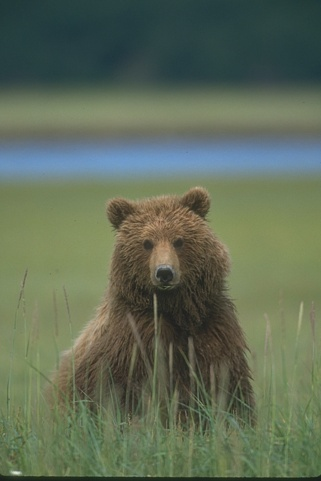
#> input picture Exercise 3/bear1.jpg, 321 x 481 px; the run also reads 1 picture not shown here
$ jupyter execute --allow-errors Ex3_Mahalean_Mihai_2646394.ipynb   (older library calls are emulated)
#> lines starting #> are read from the running program, lines starting #| are printed output that depends on the picture; after the words box and inside, x2 and y2 are one past the last pixel; in counts of white or black regions, pixels touching at a corner belong together
# Multimodal Data Fusion - Exercise 3 - Data Alignment

In this exercise, we will take a closer look at the alignment of (multimodal) data in spatial, temporal, and semantic domains as well as radiometric normalization of calibrating the scale of variables. You will be learning about __spatial alignment__ with __image registration__, __temporal alignment__ with __dynamic time warping__ of time-series data, __semantical aligment__ of different data sources with __clustering methods__ for __image segmentation__, and __data normalization__ having different scales.

## Learning goals

After this exercise, you should

- get familiar with different data alignment types and techniques in multimodal data fusion
- be able to estimate of mutual information for spatial alignment / image registration
- be able to apply dynamic time-warping for temporal aligment of time-series
- be able to use k-means multi-modal image segmentation.
- be able to normalize data in different ways

## Relevant Lecture

Lecture 4

## Relevant Sections in course book

Chapters 5, 6, 7, and 8

## Additional Material

* Visualization and plotting with [matplotlib](https://matplotlib.org)
* Image processing with [scikit-image](https://scikit-image.org)
* Dynamic time warping with [simpledtw](https://github.com/talcs/simpledtw)
* scikit-learn page on [k-means](https://scikit-learn.org/stable/modules/clustering.html#k-means)

## Output Hints
Below are the output plots for each task and output values for relevant task

|Problem 1.1|Problem 1.2|
|:-----------------------------:|:-----------------------------:|
|  |  |

|Problem 1.3|Problem 1.5|
|:-----------------------------:|:-----------------------------:|
|  | |

|Problem 2.1|
|:-----------------------------:|
|  Cost: (6.428572992508663, 25.78906643723184, 51.367616886673986)|

| |Problem 2.2| |
|:-----------------------------:|:-----------------------------:|:-----------------------------:|
|  |  |  |

|Problem 3.1|Problem 3.2|
|:-----------------------------:|:-----------------------------:|
|  | |

|Problem 3.3|
|:-----------------------------:|
|  |

# Tutorial

## Loading and processing images

<a id='ImageDemo'></a>
<div class=" alert alert-info">
    <b>Tutorial.</b> Image processing with scikit-image.

The code below reads image from the file, rotates it, transforms to different color space, and finally plot the result images. Run the code and get yourself familiar with libraries and functions ([skimage.transform]( https://scikit-image.org/docs/stable/api/skimage.transform.html?highlight=transform#module-skimage.transform) and [skimage.color](https://scikit-image.org/docs/stable/api/skimage.color.html?highlight=color#module-skimage.color)). Install scikit-image library, if you have not done yet.

</div>

[cell 1]
import numpy as np
import matplotlib.image as image
import matplotlib.pyplot as plt
from skimage.transform import rotate
from skimage.color import rgb2hsv

# loading image
img = image.imread('bear1.jpg')
#> img is the input picture: shape (481, 321, 3); mean R, G, B 95.8, 108, 87.5
# rotating image 90 degrees
img_rotated = rotate(img, 90)
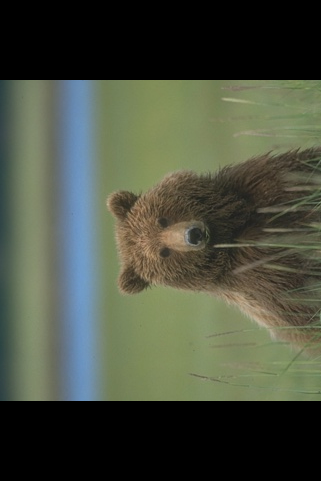
#> img_rotated: shape (481, 321, 3) float64; mean R, G, B 0.288, 0.308, 0.249
# transform color space from RGB to HSV
img_hsv = rgb2hsv(img)
#> img_hsv: shape (481, 321, 3) float64; mean of channels 0, 1, 2 0.29, 0.301, 0.439

# display resulting images
f = plt.figure(figsize=(10,5))
f.add_subplot(1,3,1)
plt.imshow(img)
f.add_subplot(1,3,2)
plt.imshow(img_rotated)
f.add_subplot(1,3,3)
plt.imshow(img_hsv)

## Plotting historams

<a id='HistogramDemo'></a>
<div class=" alert alert-info">
    <b>Tutorial.</b> Calculating and visualizing histograms.

The code below reads image from the file, transforms it to gray scale, calculates histograms. Run the code and get yourself familiar with 1D and 2D histograms ([matplotlib.pyplot.hist](https://matplotlib.org/3.3.1/api/_as_gen/matplotlib.pyplot.hist.html) and [numpy.histogram2d](https://numpy.org/doc/stable/reference/generated/numpy.histogram2d.html)). Study what does these 1D and 2D histograms means in image context.

</div>

[cell 2]
from skimage.color import rgb2gray
# loading image
img = image.imread('bear2.jpg')
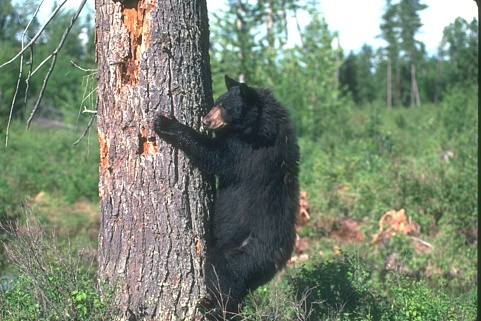
#> input picture Exercise 3/bear2.jpg, 481 x 321 px
#> img is the input picture: shape (321, 481, 3); mean R, G, B 122.4, 134.6, 114.7
# transform to gray scale
img_gray = rgb2gray(img)
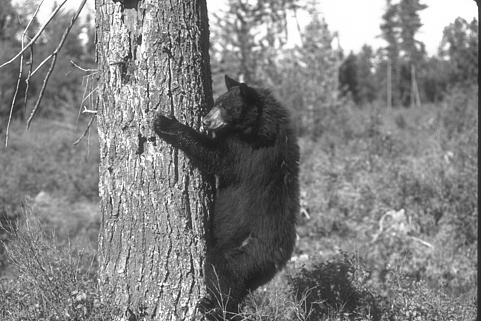
#> img_gray: shape (321, 481) float64; min 0.0928, max 1, mean 0.512

# display images
f1 = plt.figure(figsize=(10,10))
f1.add_subplot(1,2,1)
h1 = plt.imshow(img)
f1.add_subplot(1,2,2)
h1 = plt.imshow(img_gray, cmap=plt.get_cmap('gray'))
plt.show()

# calculate and plot images and 1D/2D histogram using 20 bins
nbins = 20
f2 = plt.figure(figsize=(10,5))
f2.add_subplot(1,2,1)
hist1d = plt.hist(img_gray.flatten(), bins=nbins)
f2.add_subplot(1,2,2)
hist2d = np.histogram2d(img_gray.flatten(), img_gray.flatten(), bins=nbins)[0]
nz = hist2d > 0
#> nz: shape (20, 20) bool; 5% white in thin lines or dots
hist2d[nz] = np.log(hist2d[nz])
#> hist2d: shape (20, 20) float64; min 0, max 9.77, mean 0.435
plt.imshow(hist2d, interpolation='nearest')
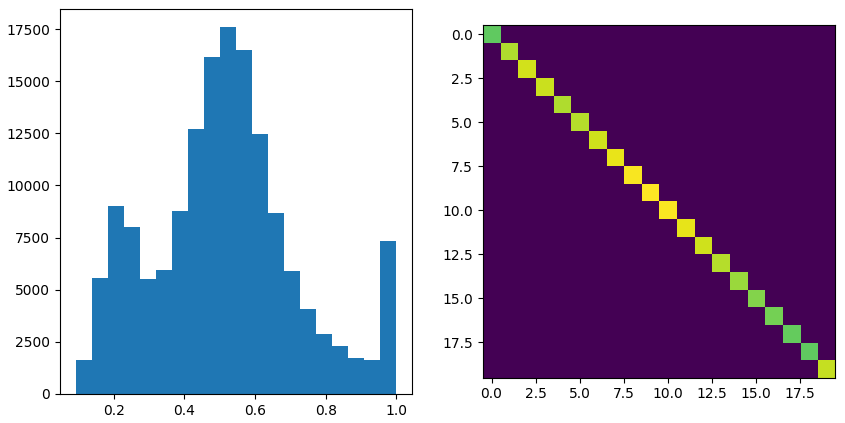
#> figure drawn by matplotlib, 2 panels; panel 1: tallest bar 17585 high, from x = 0.501 to 0.546

## Dynamic time warping

<a id='DTWDemo'></a>
<div class=" alert alert-info">
    <b>Tutorial.</b> Dynamic time warping between time-series.

The code below generate two univariate time-series and then match them using Dynamic time warping (DTW) method. Run the code and get yourself familiar with DTW [simpledtw](https://github.com/talcs/simpledtw). Study how DTW works and what are the inputs and outputs in dtw()-function. Outputs are also visualized in next code snippet.
</div>

### DTW: toy example

[cell 3]
import simpledtw

ts1 = np.array([4, 3.5, 3.7, 4, 4.4, 5, 6, 6.5]) # 1st time-series
ti1 = np.array(range(0, len(ts1))) # time indices
ts2 = np.array([2, 2.7, 2.5, 4.5, 5, 5.7]) # 2nd time-series
ti2 = np.array(range(2, len(ts1))) # time indices
#> (the rest of this cell did not finish here and is left out)

### DTW: plotting the results

[cell 4]
f = plt.figure(figsize=(10,5))
f.add_subplot(1,2,1)

# plot data
plt.plot(ti1, ts1, '-o')
plt.plot(ti2, ts2, '-o')

# plot connections between points
#> (the rest of this cell did not finish here and is left out)

## K-means clustering

<a id='KmeansDemo'></a>
<div class=" alert alert-info">
    <b>Tutorial.</b> Clustering with k-means algorithm.

The code below defines k-means clustering algorithm and applied it to syntetic 2D data. Run the code and study how k-means works ([sklearn.cluster.Kmeans](https://scikit-learn.org/stable/modules/clustering.html#k-means)), what are the inputs and outputs of kmeans_clustering()-function, how can you interpret the result of toy example.

</div>

[cell 5]
from sklearn.cluster import KMeans

def kmeans_clustering(X, k=3, maximum_iterations=200):
    n, d = X.shape    # number of examples n and number of features d
    cluster_centers = np.zeros((k,d))    # Store the resulting clustering centers in the rows of this k x d matrix
    cluster_labels = np.zeros(n)    # Store here the resulting n cluster indices / labels (assigned for each example)

    k_means = KMeans(n_clusters = k, max_iter = maximum_iterations).fit(X)  # Fit k-means with k clusters and using max_iter maximum iterations
    cluster_centers = k_means.cluster_centers_  # cluster centers
    cluster_indices = k_means.labels_  # cluster label indices for each example
    return cluster_centers, cluster_indices

### K-means: toy example

[cell 6]
from sklearn.datasets import make_blobs

# generate 2D clusters with 5 centers
X, y = make_blobs(n_samples=200, centers=5, n_features=2, random_state=1)

# fit k-means fit 5 clusters
cluster_means, cluster_indices = kmeans_clustering(X, k = 5)

# visualize data and clustering results
plt.scatter(X[:, 0], X[:, 1], marker='o', c=cluster_indices,
            s=25, edgecolor='k')
plt.scatter(cluster_means[:,0], cluster_means[:,1], marker='x', s=100, color = 'r')
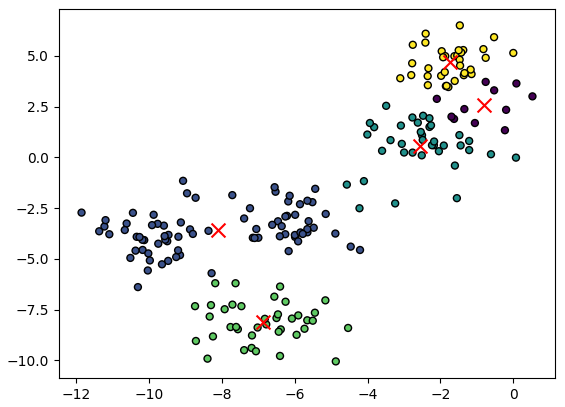
#> figure drawn by matplotlib, 1 panel

# -----------------------------------------------------------------------

# Assignments

## 1. Spatial Alignment: mutual Information for image registration

###  Introduction

In this assigment, we will take a look at mutual information between two images. Take look at first part of the Lecture 4 (spatial alignment). Also, Chapter 5 in course book is relevant.

### The image data

The image data here are from two different magnetic resonance imaging sources ('T1-weighted-MRI.jpg', and 'T2-weighted-MRI.jpg'). Task is to transform the images and calculate mutual information based on the joint histogram.

<a id='Task1.1'></a>
<div class=" alert alert-warning">
    <b>Assignment.</b> Problem 1.1.

<p> 1) Complete the code below to rotate second MRI image 't2_img' by 45 degrees. </p>
<p> 2) Visualize original images and the resulting rotated image.</p>

</div>

[cell 7]
import numpy as np
import matplotlib.image as img
import matplotlib.pyplot as plt
from skimage.transform import rotate

# load MRI images ('T1-weighted-MRI.jpg' and T2-weighted-MRI.jpg) as pixel array
t1_img = rgb2gray(image.imread('T1-weighted-MRI.jpg'))
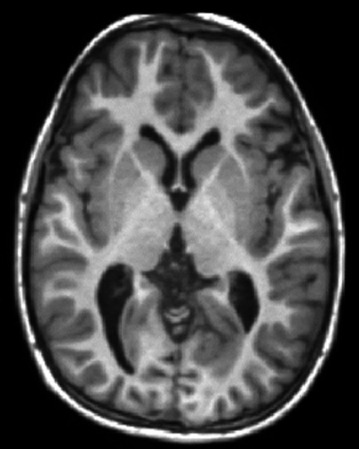
#> input picture Exercise 3/T1-weighted-MRI.jpg, 359 x 449 px
#> t1_img is the input picture: shape (449, 359); min 0, max 255, mean 73.6
t2_img = rgb2gray(image.imread('T2-weighted-MRI.jpg'))
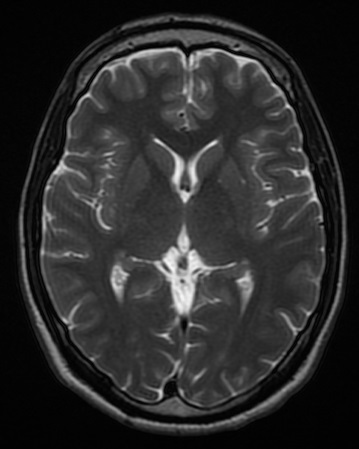
#> input picture Exercise 3/T2-weighted-MRI.jpg, 359 x 449 px
#> t2_img is the input picture: shape (449, 359); min 0, max 248, mean 43.4

# rotate image 't2_img' by 45 degrees
t2_img_45 = rotate(t2_img,45)
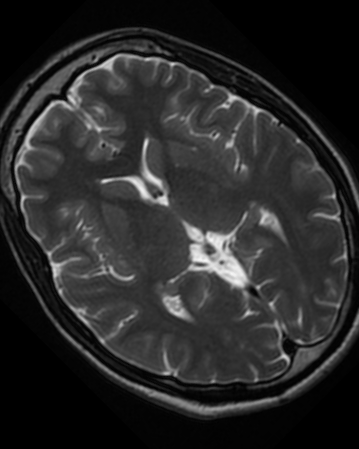
#> t2_img_45: shape (449, 359) float64; min 0, max 0.964, mean 0.164

# display all 3 array of pixels as an image
## Your code here
f1 = plt.figure(figsize=(10,5))
f1.add_subplot(1,3,1)
plt.imshow(t1_img,cmap=plt.get_cmap('gray'))
f1 = plt.figure(figsize=(10,10))
f1.add_subplot(1,3,2)
plt.imshow(t2_img,cmap=plt.get_cmap('gray'))
f1 = plt.figure(figsize=(10,10))
f1.add_subplot(1,3,3,)
plt.imshow(t2_img_45,cmap=plt.get_cmap('gray'))

### 1D Histograms

<a id='Task1.2'></a>
<div class=" alert alert-warning">
    <b>Assignment.</b> Problem 1.2.

<p> 1) Calculate and plot 1D histograms of three images above using 20 histogram bins. </p>
<p> 2) Compare the results. What can you say about histograms? </p>


</div>

[cell 8]
# plot histograms
## Your code here
nbins=20
f1=plt.figure(figsize=(10,10))
f1.add_subplot(1,3,1)
hist1d = plt.hist(t1_img.flatten(), bins=nbins)
f1.add_subplot(1,3,2)
hist1d = plt.hist(t2_img.flatten(), bins=nbins)
f1.add_subplot(1,3,3)
hist1d = plt.hist(t2_img_45.flatten(), bins=nbins)
# hist2d = np.histogram2d(img_gray.flatten(), img_gray.flatten(), bins=nbins)[0]
# nz = hist2d > 0
# hist2d[nz] = np.log(hist2d[nz])
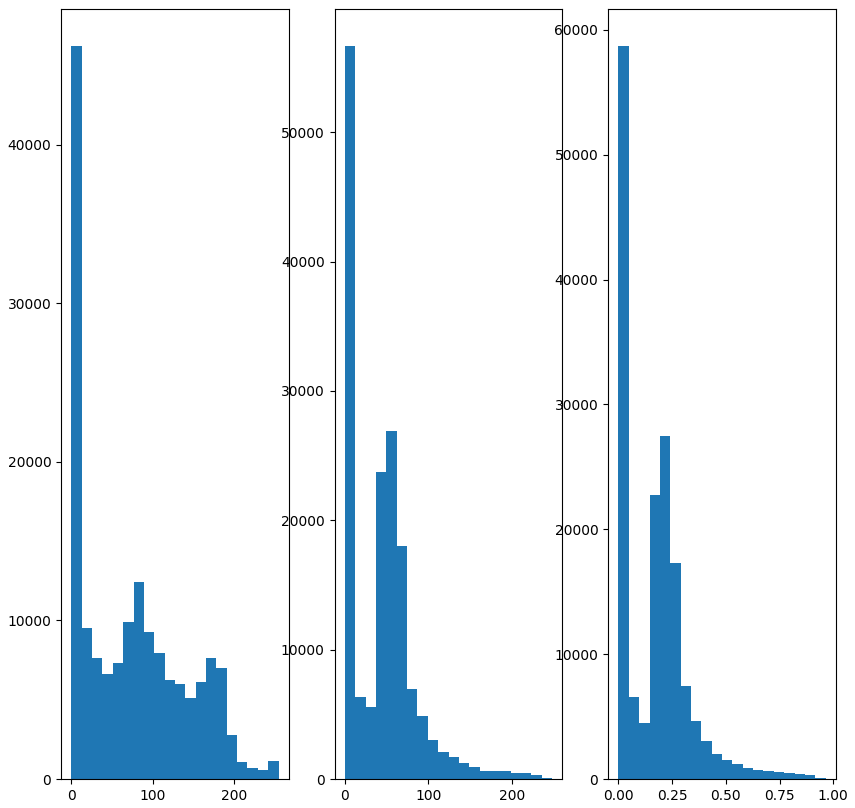
#> figure drawn by matplotlib, 3 panels; panel 1: tallest bar 46244 high, from x = 0 to 12.75; panel 2: tallest bar 56684 high, from x = -8.88e-16 to 12.4; panel 3: tallest bar 58736 high, from x = 3.47e-18 to 0.0482

2)
The first and the last two images seem to be different at the intensity level
The first histogram seems to have only one big peak and a small one while the other ones seem to be concentrated into a two peak system representing the same image

### 2D Histograms

<a id='Task1.3'></a>
<div class=" alert alert-warning">
    <b>Assignment.</b> Problem 1.3.

<p>1) Calculate and plot 2D histograms of images below using 20 histogram bins (interpolation='nearest'). </p>
<p>2) Compare the results. What can you say about 2D histograms compared to 1D histtograms above? </p>

</div>

[cell 9]
nbins = 20
fig=plt.figure(figsize=(10,5))


hist2d = np.histogram2d(t1_img.flatten(), t1_img.flatten(), bins=nbins)[0]
nz = hist2d > 0
hist2d[nz] = np.log(hist2d[nz])
#> hist2d: shape (20, 20) float64; min 0, max 10.74, mean 0.426
fig.add_subplot(1,3,1)
plt.imshow(hist2d, interpolation='nearest')
hist2d = np.histogram2d(t1_img.flatten(), t2_img.flatten(), bins=nbins)[0]
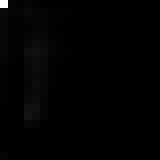
#> hist2d: shape (20, 20) float64 (shown 8 times larger); min 0, max 43064, mean 403; drawn with min black and max white
nz = hist2d > 0
#> nz: shape (20, 20) bool; 84.8% white; 2 black regions (1 under 20 px), largest, box (x1, y1, x2, y2) and area: (10, 7, 20, 20) 56
hist2d[nz] = np.log(hist2d[nz])
#> (the rest of the program and of its run is left out)
